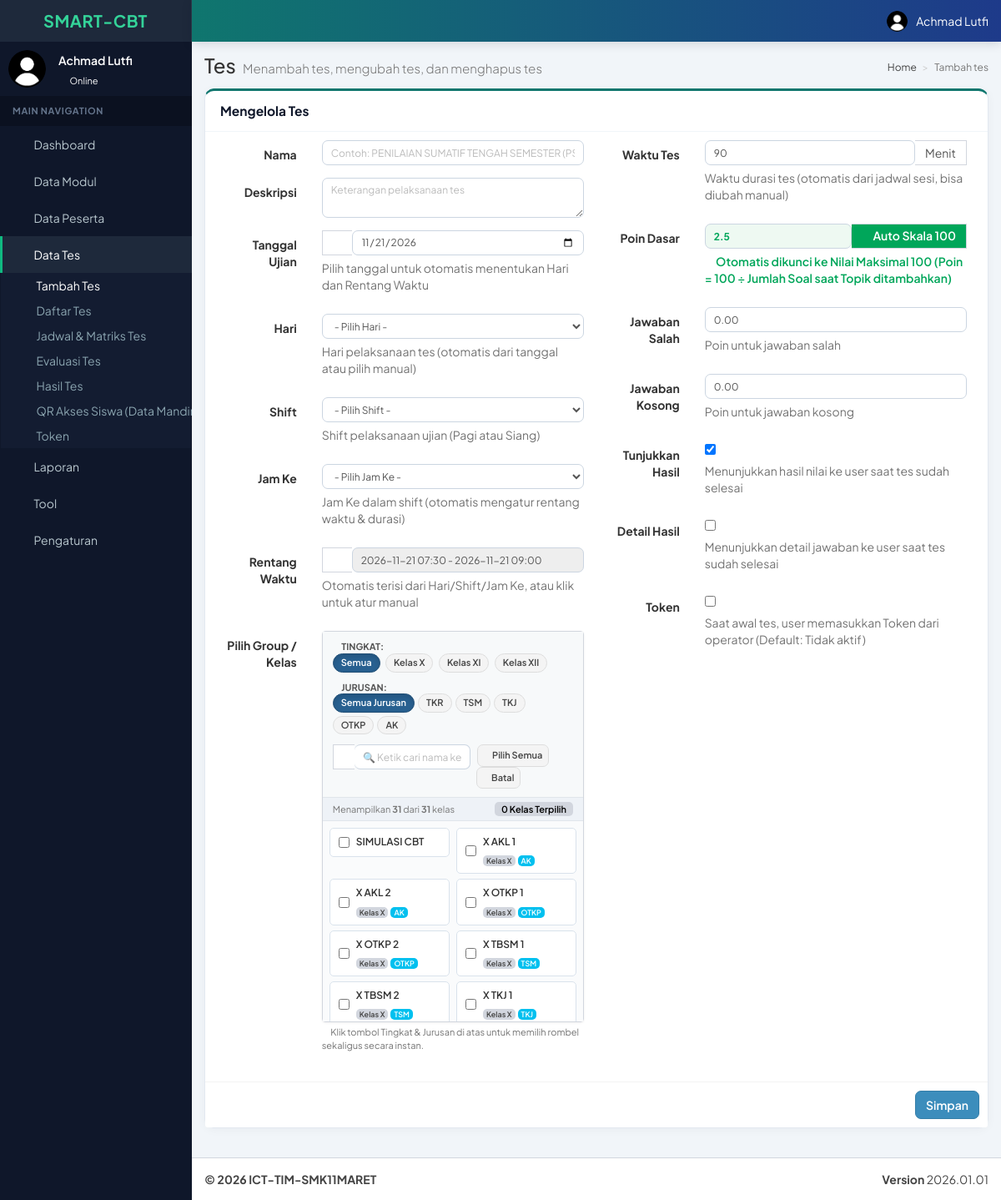
/index.php/manager/tes_tambah (signed in), run on the app's committed database.
### tables this page shows
CREATE TABLE `user_menu` (
  `id` int(11) NOT NULL AUTO_INCREMENT,
  `tipe` int(11) NOT NULL DEFAULT 1 COMMENT '0=parent, 1=child',
  `parent` varchar(50) DEFAULT NULL,
  `kode_menu` varchar(50) NOT NULL,
  `nama_menu` varchar(100) NOT NULL,
  `url` varchar(150) NOT NULL DEFAULT '#',
  `icon` varchar(75) NOT NULL DEFAULT 'fa fa-circle-o',
  `urutan` int(11) NOT NULL,
  PRIMARY KEY (`id`),
  UNIQUE KEY `kode_menu` (`kode_menu`)
);

CREATE TABLE `cbt_user_grup` (
  `grup_id` bigint(20) unsigned NOT NULL AUTO_INCREMENT,
  `grup_nama` varchar(255) NOT NULL,
  PRIMARY KEY (`grup_id`),
  UNIQUE KEY `group_name` (`grup_nama`)
);

### application/views/tes/tes_tambah_view.php (the view, shortened to what the rows shown need)
<section class="content-header">
	<h1>
		Tes
		<small>Menambah tes, mengubah tes, dan menghapus tes</small>
	</h1>
</section>
<section class="content">
	<div class="row">
        <div class="col-xs-12">
            <div class="box">
                <?php echo form_open($url.'/tambah_tes','id="form-tambah-tes"  class="form-horizontal"'); ?>
                <div class="box-body">
                    <div class="col-xs-6">
                        <div class="form-group">
                            <div class="col-sm-9">
                                <div class="smart-group-box">
                                    <div id="group-list-container" style="max-height: 240px; overflow-y: auto; padding: 8px; background: #fafbfc;">
                                        <div class="row" id="group-cards-row" style="margin-left: -4px; margin-right: -4px;">
                                            <?php
                                            if(!empty($group_list)){
                                                foreach($group_list as $g){
                                                    $isChecked = !empty($g['selected']) ? 'checked' : '';
                                                    $activeClass = !empty($g['selected']) ? 'item-checked' : '';
                                            ?>
                                                <div class="col-xs-6 group-item"
                                                     data-id="<?php echo $g['id']; ?>"
                                                     data-nama="<?php echo htmlspecialchars(strtolower($g['nama'])); ?>"
                                                     data-tingkat="<?php echo htmlspecialchars($g['tingkat']); ?>"
                                                     data-jurusan="<?php echo htmlspecialchars($g['jurusan']); ?>"
                                                     style="padding-left: 4px; padding-right: 4px; margin-bottom: 6px;">
                                                    <label class="group-card <?php echo $activeClass; ?>">
                                                        <input type="checkbox" name="tambah-group[]" value="<?php echo $g['id']; ?>" class="check-group" <?php echo $isChecked; ?>>
                                                        <div style="flex: 1; min-width: 0;">
                                                            <div style="font-weight: 600; font-size: 12px; color: #333; white-space: nowrap; overflow: hidden; text-overflow: ellipsis;">
                                                                <?php echo htmlspecialchars($g['nama']); ?>
                                                            </div>
                                                            <div style="margin-top: 2px;">
                                                                <?php
                                                                    if(!empty($g['tingkat'])){ echo '<span class="label label-default" style="font-size:9px; padding:1px 4px; margin-right:3px;">Kelas '.$g['tingkat'].'</span>'; }
                                                                    if(!empty($g['jurusan'])){ echo '<span class="label label-info" style="font-size:9px; padding:1px 4px;">'.$g['jurusan'].'</span>'; }
                                                                ?>
                                                            </div>
                                                        </div>
                                                    </label>
                                                </div>
                                            <?php
                                                }
                                            } else {
                                            ?>
                                                <div class="col-xs-12 text-center text-muted" style="padding: 20px;">
                                                    Belum ada data grup/kelas yang tersedia.
                                                </div>
                                            <?php } ?>
                                        </div>
                                    </div>
                                </div>
                            </div>
                        </div>
                    </div>
                </div>
                </form>
            </div>
        </div>
    </div>
</section>

### application/models/Users_model.php (shortened to what the rows shown need)
<?php  if ( ! defined('BASEPATH')) exit('No direct script access allowed');
class Users_model extends CI_Model{
    function get_parent_menu($child_menu){
        $sql = 'SELECT `user_menu`.`parent` FROM user_menu WHERE `user_menu`.`kode_menu`="'.$child_menu.'"';
        $query = $this->db->query($sql);
        if($query->num_rows()>0){
            $hasil = $query->row()->parent;
        }else{
            $hasil = 'KOSONG';
        }
        return $hasil;
    }
    function get_menu($kode_menu, $level){
        $this->db->select('user_menu.parent')
                 ->where('(user_akses.level="'.$level.'")')
				 ->join('user_menu', 'user_akses.kode_menu = user_menu.kode_menu')
                 ->from('user_akses')
				 ->group_by('user_menu.parent');
		$result = $this->db->get()->result();
		$data_menu = array();
		foreach($result as $temp){
			$data_menu[] = $temp->parent;
		}
		$this->db->where_in('kode_menu', $data_menu)
                 ->from('user_menu')
				 ->order_by('urutan', 'ASC');
		$result = $this->db->get();
        $parent_kode_menu = $this->get_parent_menu($kode_menu);
        $menu = '';
        if($result->num_rows()>0){
            foreach ($result->result() as $temp){
                $parent_active='';
                if($temp->kode_menu==$parent_kode_menu){
					$parent_active=' active ';
    			}
                $sql_child = 'SELECT user_menu.* FROM `user_akses` INNER JOIN `user_level` ON (`user_akses`.`level` = `user_level`.`level`)
                    INNER JOIN `user_menu` ON (`user_akses`.`kode_menu` = `user_menu`.`kode_menu`) WHERE user_akses.`level`="'.$level.'"
                    AND user_menu.`tipe`=1 AND user_menu.parent="'.$temp->kode_menu.'" ORDER BY user_menu.`urutan` ASC';
                $result_child = $this->db->query($sql_child);
                $menu_child = '';
                $menu_child_count = 0;
                if($result_child->num_rows()>0){
                    $menu_child = $menu_child.'<ul class="treeview-menu">';
                    foreach ($result_child->result() as $child){
                        $child_active='';
                        if($kode_menu==$child->kode_menu){
                            $child_active='active';
                        }
                        $menu_child = $menu_child.'
                            <li class="'.$child_active.'"><a href="'.site_url().'/'.$child->url.'"><i class="fa fa-circle-o"></i> '.$child->nama_menu.'</a></li>
                        ';
                        $menu_child_count++;
                    }
                    $menu_child = $menu_child.'</ul>';
                }
                $menu = $menu.'
                    <li class="treeview '.$parent_active.'">
                        <a href="'.site_url().'/'.$temp->url.'">
        					<i class="'.$temp->icon.'"></i>
        					<span>'.$temp->nama_menu.'</span>';
                if($menu_child_count>0){
                    $menu = $menu.'<i class="fa fa-angle-left pull-right"></i>';
                }
                $menu = $menu.'</a>';
                $menu = $menu.'
                    '.$menu_child;
                $menu = $menu.'</li>';
            }
        }
        return $menu;
    }
}

### data on the page
user_menu: nama_menu "Data Modul"
user_menu: nama_menu "Data Peserta"
user_menu: nama_menu "Data Tes"
user_menu: nama_menu "Tambah Tes"
user_menu: nama_menu "Daftar Tes"
user_menu: nama_menu "Jadwal & Matriks Tes"
user_menu: nama_menu "Evaluasi Tes"
user_menu: nama_menu "Hasil Tes"
user_menu: nama_menu "QR Akses Siswa (Data…"
user_menu: nama_menu "Token"
user_menu: nama_menu "Laporan"
user_menu: nama_menu "Tool"
user_menu: nama_menu "Pengaturan"
cbt_user_grup: grup_nama "SIMULASI CBT"
cbt_user_grup: grup_nama "X AKL 1", tingkat "X", jurusan "AK"
cbt_user_grup: grup_nama "X AKL 2", tingkat "X", jurusan "AK"
cbt_user_grup: grup_nama "X OTKP 1", tingkat "X", jurusan "OTKP"
cbt_user_grup: grup_nama "X OTKP 2", tingkat "X", jurusan "OTKP"
cbt_user_grup: grup_nama "X TBSM 1", tingkat "X", jurusan "TSM"
cbt_user_grup: grup_nama "X TBSM 2", tingkat "X", jurusan "TSM"
cbt_user_grup: grup_nama "X TKJ 1", tingkat "X", jurusan "TKJ"

### other printed values
$nama "Achmad Lutfi"
$jur "TKR"
$jur "TSM"
$jur "TKJ"
$jur "OTKP"
$jur "AK"
$site_version "2026.01.01"
